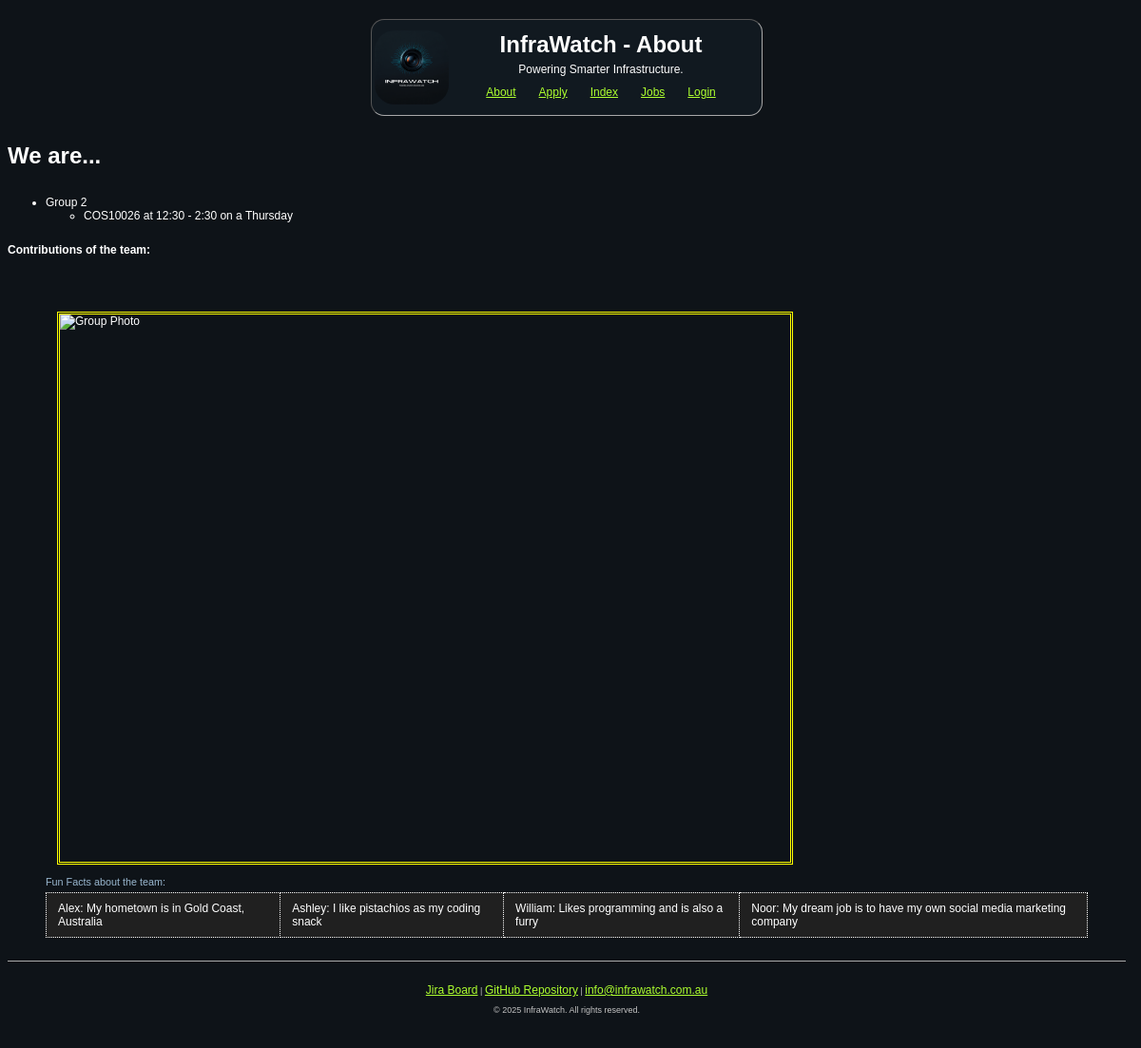
Page /about.php on the earlier database version.
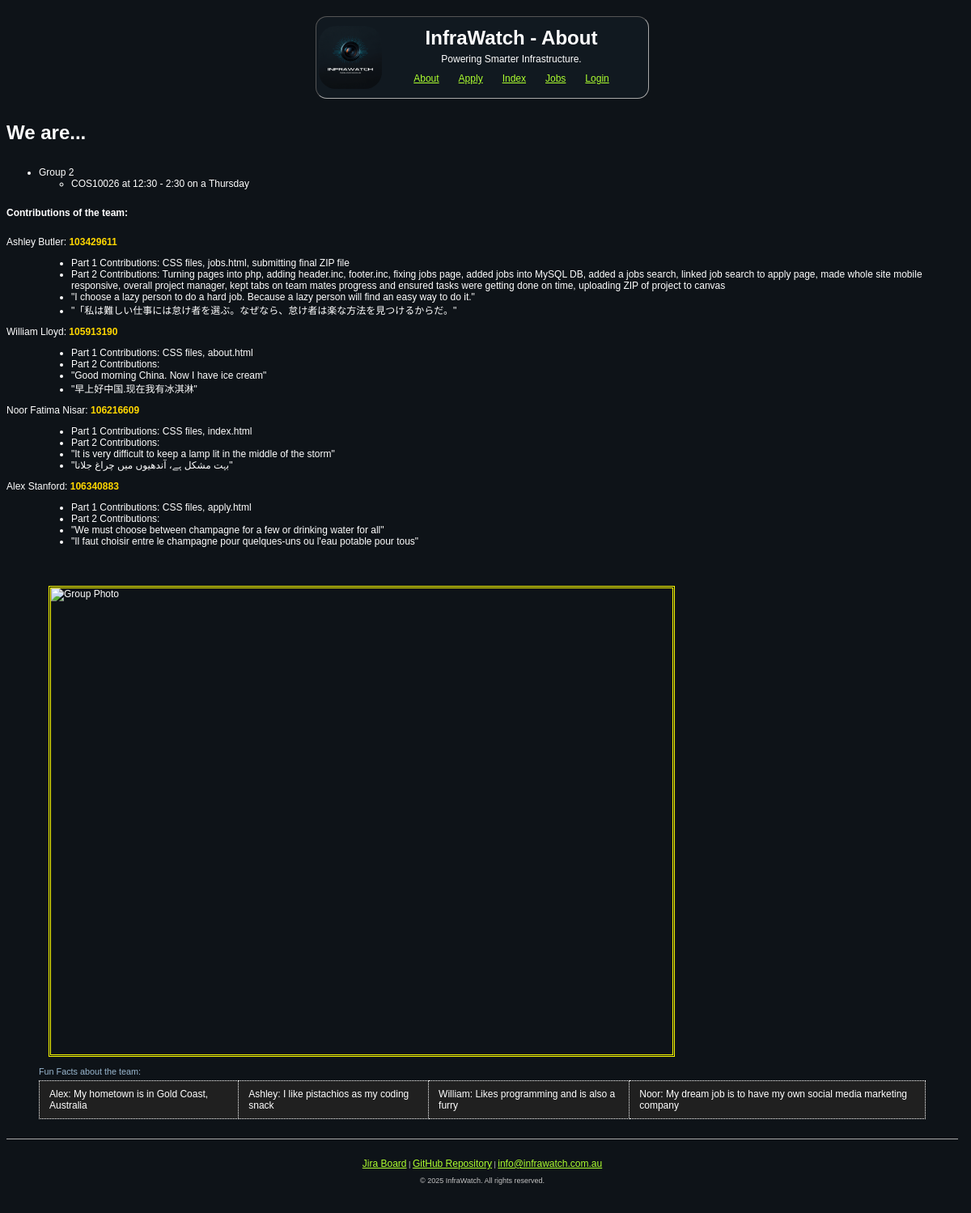
Same page on the later database version.
### tables this page shows
CREATE TABLE `contributions` (
  `firstname` varchar(20) NOT NULL,
  `lastname` varchar(20) NOT NULL,
  `studentid` int(11) NOT NULL,
  `part_1_contributions` text NOT NULL,
  `part_2_contributions` text DEFAULT NULL,
  `quote` varchar(200) NOT NULL,
  `quote_in_different_lang` varchar(200) NOT NULL
);

### about.php (the view, shortened to what this page needs)
<!DOCTYPE html>
<html lang="en">
<head>
    <link rel="stylesheet" href="styles/styles.css">
</head>
<body>
<?php $page_title = "About";
    include 'header.inc'; ?>
    <h1>We are...</h1>
    <ul>
        <li>Group 2</li>
        <ul>
            <li>COS10026 at 12:30 - 2:30 on a Thursday</li>
        </ul>
    </ul>
    <h2>Contributions of the team:</h2>
    <dl>
    <?php
        require_once("settings.php");
        $conn = mysqli_connect($host, $username, $password, $database);
        if(!$conn) {
            echo "<p> Database connection failed". mysqli_connect_error(). "</p>";
        }
        else {
            $sql = "SELECT firstname, lastname, studentid, part_1_contributions, part_2_contributions, quote, quote_in_different_lang FROM contributions";
            $result = mysqli_query($conn, $sql);
            if($result && mysqli_num_rows($result) > 0){
                while($row = mysqli_fetch_assoc($result)){
                    $firstname = htmlspecialchars($row['firstname']);
                    $lastname = htmlspecialchars($row['lastname']);
                    $studentid = htmlspecialchars($row['studentid']);
                    $part_1_contributions = htmlspecialchars($row['part_1_contributions']);
                    $part_2_contributions = htmlspecialchars($row['part_2_contributions']);
                    $quote = htmlspecialchars($row['quote']);
                    $quote_in_different_lang = htmlspecialchars($row['quote_in_different_lang']);
                    echo "
                        <dt>$firstname $lastname: <span class=\"studentid\">$studentid</span></dt>
                        <dd>
                        <ul>
                            <li>Part 1 Contributions: $part_1_contributions</li>
                            <li>Part 2 Contributions: $part_2_contributions</li>
                            <li>\"$quote\"</li>
                            <li>\"$quote_in_different_lang\"</li>
                        </ul>
                    <dd>
                    ";
                };
            };
        }
    ?>
    </dl>
    <figure>
        <img src = "images/groupphoto.png" alt="Group Photo" width="400" height="300" id="groupphoto">
        <figcaption>
            <table>
                <caption>Fun Facts about the team:</caption>
                <tr>
                    <td>
                        Alex: My hometown is in Gold Coast, Australia
                    </td>
                    <td>
                        Ashley: I like pistachios as my coding snack
                    </td>
                    <td>
                        William: Likes programming and is also a furry
                    </td>
                    <td>
                        Noor: My dream job is to have my own social media marketing company
                    </td>
                </tr>
            </table>
        </figcaption>
    </figure>
        <?php include 'footer.inc'; ?>
</body>

Differences in the rows shown:
added contributions: firstname "Ashley", lastname "Butler", studentid "103429611", part_1_contributions "CSS files, jobs.html, submitting final ZIP file", part_2_contributions "Turning pages into php, adding header.inc, footer.inc, fixing jobs page, added jobs into MySQL DB, added a jobs search, linked job search to apply page, made whole site mobile responsive, overall project manager, kept tabs on team mates progress and ensured tasks were getting done on time, uploading ZIP of project to canvas", quote "I choose a lazy person to do a hard job. Because a lazy person will find an easy way to do it.", quote_in_different_lang "「私は難しい仕事には怠け者を選ぶ。なぜなら、怠け者は楽な方法を見つけるからだ。"
added contributions: firstname "William", lastname "Lloyd", studentid "105913190", part_1_contributions "CSS files, about.html", quote "Good morning China. Now I have ice cream", quote_in_different_lang "早上好中国.现在我有冰淇淋"
added contributions: firstname "Noor", lastname "Fatima Nisar", studentid "106216609", part_1_contributions "CSS files, index.html", quote "It is very difficult to keep a lamp lit in the middle of the storm", quote_in_different_lang "بہت مشکل ہے، آندھیوں میں چراغ جلانا"
added contributions: firstname "Alex", lastname "Stanford", studentid "106340883", part_1_contributions "CSS files, apply.html", quote "We must choose between champagne for a few or drinking water for all", quote_in_different_lang "Il faut choisir entre le champagne pour quelques-uns ou l'eau potable pour tous"
